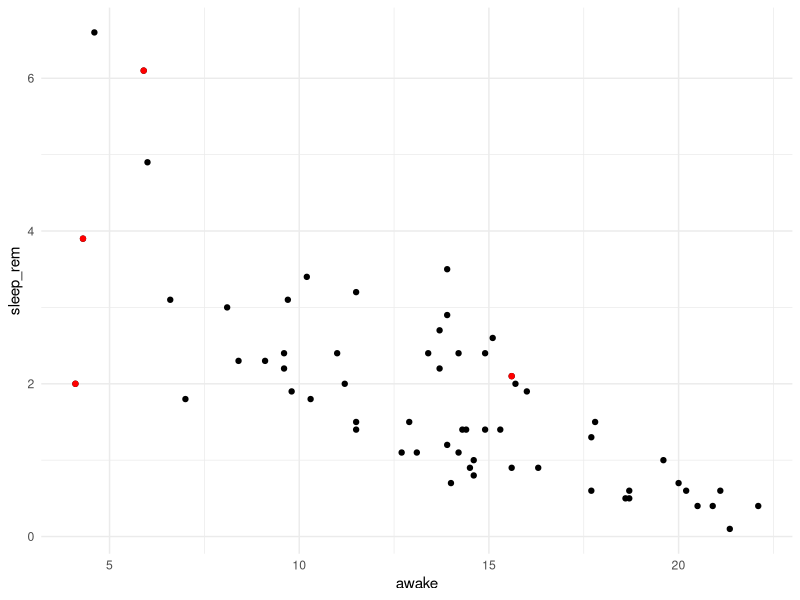
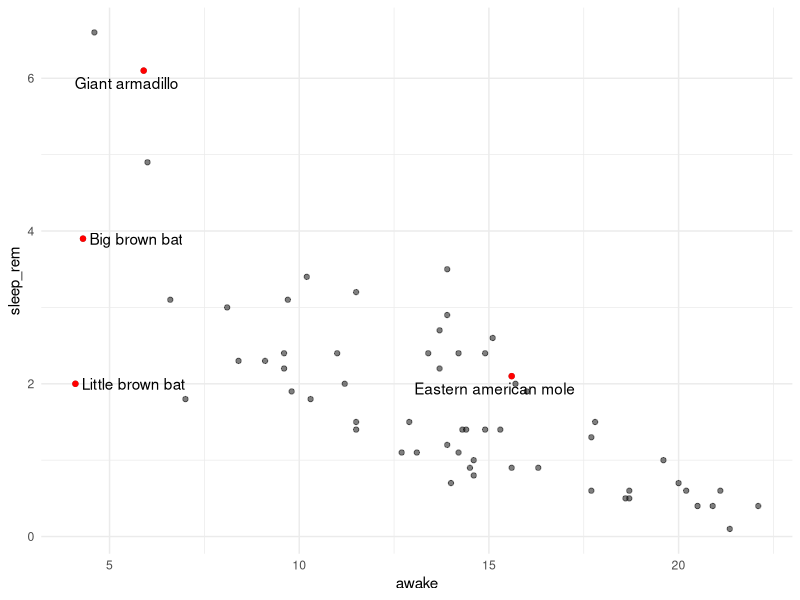
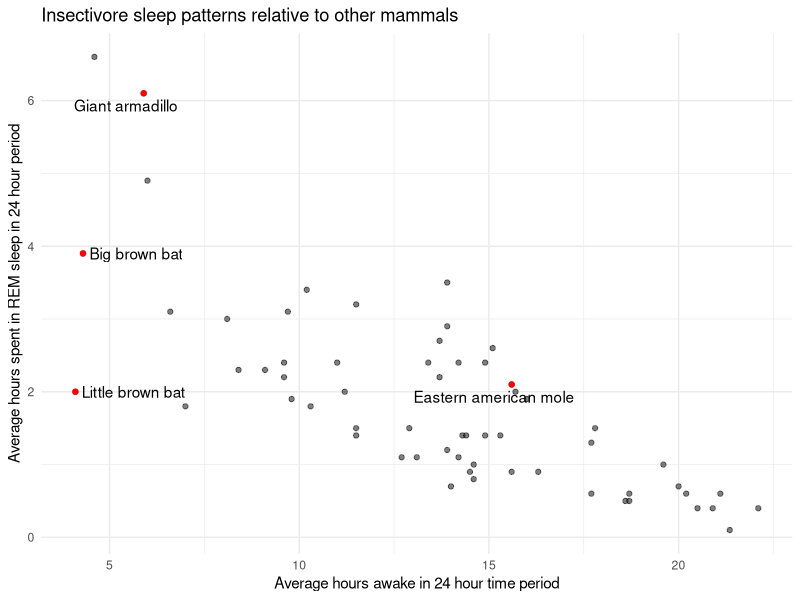

The R script that drew these images, in order:
## ---- chunk 1
library(dplyr)
library(ggplot2)
library(tufte)
knitr::opts_chunk$set(results = "hide")
knitr::opts_chunk$set(message = FALSE)
knitr::opts_chunk$set(tidy = FALSE)

library(ggplot2)
library(ggrepel)
library(dplyr)
library(readr)
library(MASS)

theme_set(theme_minimal())
## ---- chunk 2
data(msleep)
## ---- chunk 3
insecti <- filter(msleep, vore == "insecti")
## ---- chunk 4
qplot(awake, sleep_rem, data = msleep) +
  geom_point(data = insecti, color = I("red"))
## ---- chunk 5
qplot(awake, sleep_rem, label = name, alpha = I(0.5), data = msleep) +
  geom_point(data = insecti, color = I("red")) +
  geom_text_repel(data = insecti)
## ---- chunk 6
qplot(awake, sleep_rem, label = name, alpha = I(0.5), data = msleep) +
  geom_point(data = insecti, color = I("red")) +
  geom_text_repel(data = insecti) +
  xlab("Average hours awake in 24 hour time period") +
  ylab("Average hours spent in REM sleep in 24 hour period") +
  ggtitle("Insectivore sleep patterns relative to other mammals")
